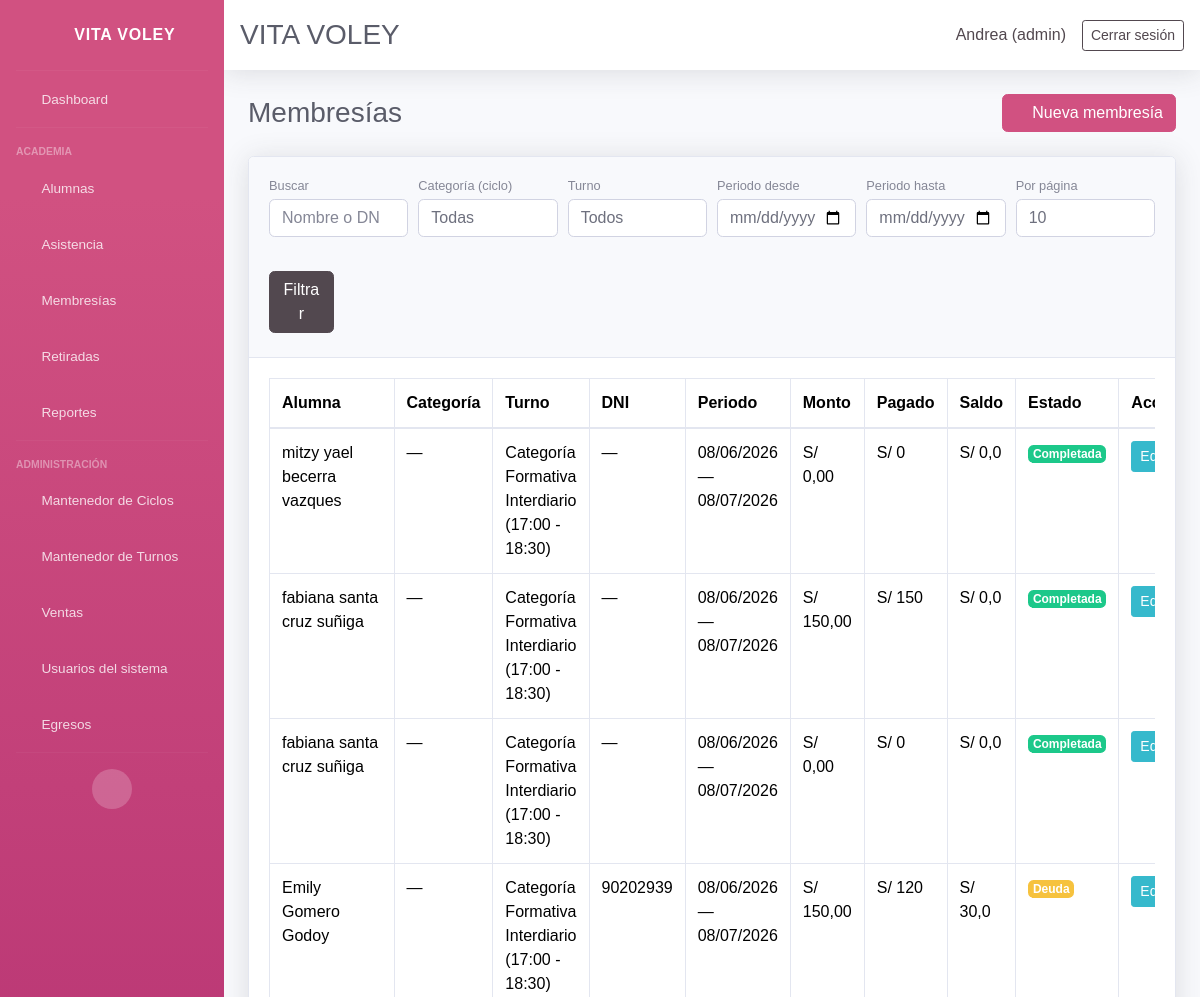
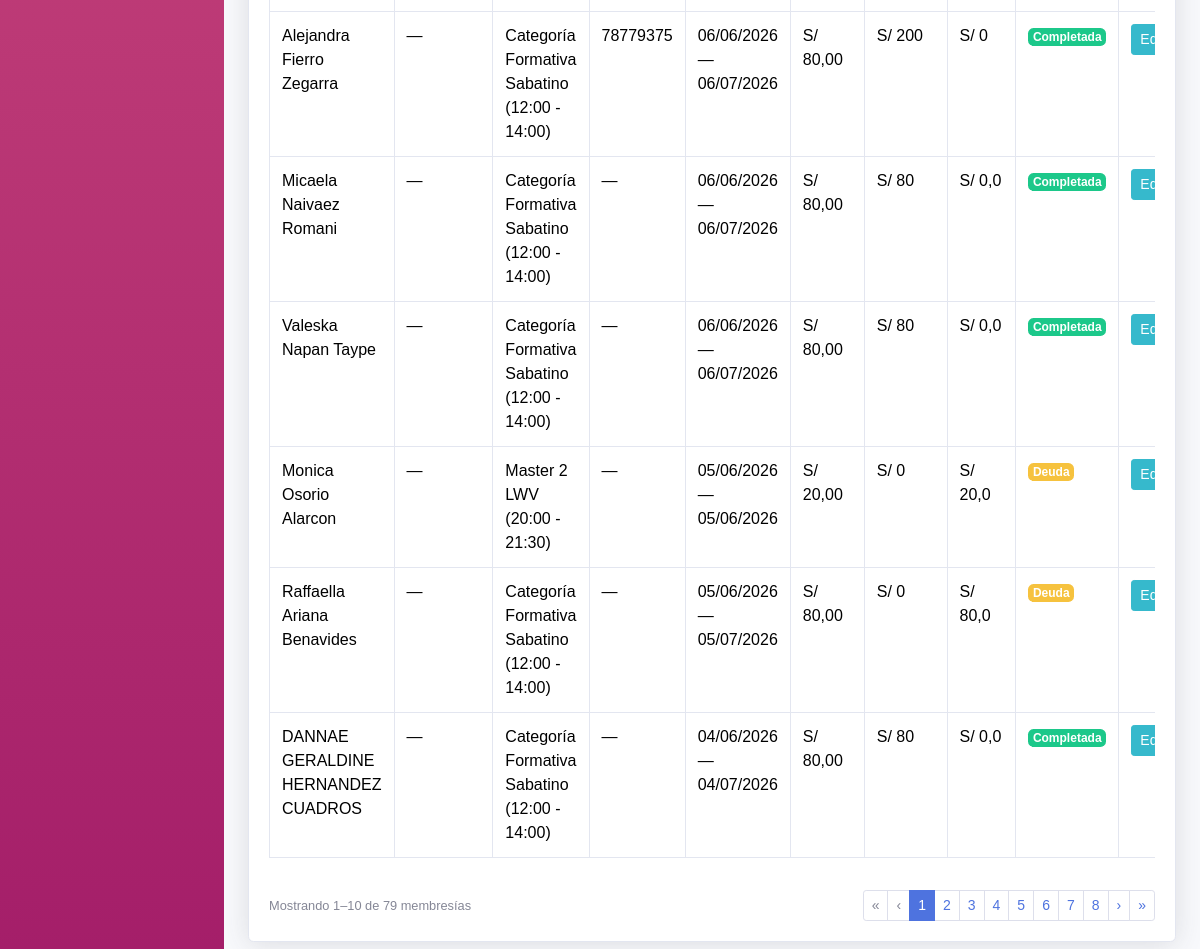
The page /memberships/ (signed in) on the database its author committed (2 pictures, top to bottom).
### core/models.py (models this page shows, shortened)
class UserProfile(models.Model):
    ROLE_CHOICES = [
        ('admin', 'Administrador'),
        ('secretary', 'Secretario'),
    ]
    user = models.OneToOneField(User, on_delete=models.CASCADE, related_name='userprofile')
    role = models.CharField(max_length=20, choices=ROLE_CHOICES, default='secretary')
    created_at = models.DateTimeField(auto_now_add=True)

class Membership(models.Model):
    student = models.ForeignKey(Student, on_delete=models.CASCADE, related_name='memberships')
    start_date = models.DateField()
    end_date = models.DateField()
    amount_due = models.DecimalField(max_digits=10, decimal_places=2, default=0)
    status = models.CharField(max_length=20, choices=MEMBERSHIP_STATUS_CHOICES, default='debt')
    renewed_from = models.ForeignKey(
        'self',
        on_delete=models.SET_NULL,
        blank=True,
        null=True,
        related_name='renewals',
    )
    notes = models.TextField(blank=True, null=True)
    created_at = models.DateTimeField(auto_now_add=True)
    class Meta:
        ordering = ['-start_date', '-created_at']
    @property
    def paid_total(self):
        return self.payments.aggregate(total=models.Sum('amount'))['total'] or 0
    @property
    def balance(self):
        return max(float(self.amount_due) - float(self.paid_total), 0)

class Student(models.Model):
    ENROLLMENT_STATUS_CHOICES = ENROLLMENT_STATUS_CHOICES
    name = models.CharField(max_length=120)
    age = models.PositiveSmallIntegerField(blank=True, null=True)
    dni = models.CharField(max_length=15, blank=True, null=True)
    email = models.EmailField(blank=True, null=True)
    contact = models.CharField(max_length=200, blank=True, null=True, verbose_name='Teléfono del estudiante')
    gender = models.CharField(max_length=10, choices=GENDER_CHOICES, blank=True, null=True, verbose_name='Género')
    cycle = models.ForeignKey(
        Cycle,
        on_delete=models.SET_NULL,
        blank=True,
        null=True,
        related_name='students',
        verbose_name='Ciclo',
    )
    student_condition = models.CharField(
        max_length=20,
        choices=STUDENT_CONDITION_CHOICES,
        default='regular',
        verbose_name='Condición del alumno',
    )
    school = models.CharField(max_length=120, blank=True, null=True, verbose_name='Colegio')
    size = models.CharField(max_length=5, choices=SIZE_CHOICES, blank=True, null=True, verbose_name='Talla')
    referral_source = models.CharField(max_length=200, blank=True, null=True, verbose_name='¿Cómo se enteró de la academia?')
    uniform_delivered = models.BooleanField(default=False, verbose_name='Se entregó uniforme')
    guardian = models.CharField(max_length=120, blank=True, null=True, verbose_name='Nombre del apoderado')
    guardian_dni = models.CharField(max_length=15, blank=True, null=True, verbose_name='DNI del apoderado')
    guardian_birth_date = models.DateField(blank=True, null=True, verbose_name='Fecha de nacimiento del apoderado')
    guardian_gender = models.CharField(
        max_length=10,
        choices=GENDER_CHOICES,
        blank=True,
        null=True,
        verbose_name='Género del apoderado',
    )
    guardian_phone = models.CharField(max_length=200, blank=True, null=True, verbose_name='Teléfono del apoderado')
    address = models.TextField(blank=True, null=True)
    shift = models.ForeignKey(Shift, on_delete=models.PROTECT, blank=True, null=True, related_name='students')
    enrollment_status = models.CharField(max_length=10, choices=ENROLLMENT_STATUS_CHOICES, default='active')
    retired = models.BooleanField(default=False)
    retired_reason = models.TextField(blank=True, null=True)
    retired_at = models.DateField(blank=True, null=True)
    monthly_fee = models.DecimalField(max_digits=10, decimal_places=2, blank=True, null=True)
    enrollment_date = models.DateField(blank=True, null=True)
    membership_start = models.DateField(blank=True, null=True, verbose_name='Inicio de membresía')
    membership_end = models.DateField(blank=True, null=True, verbose_name='Fin de membresía')
    birth_date = models.DateField(blank=True, null=True)
    attendance_days = models.JSONField(default=list, blank=True)
    created_at = models.DateTimeField(auto_now_add=True)
    class Meta:
        ordering = ['name']
    @property
    def active(self):
        return not self.retired and self.enrollment_status == 'active'
    def get_shift_display(self):
        if not self.shift:
            return ''
        return str(self.shift)

class Shift(models.Model):
    name = models.CharField(max_length=120)
    start_time = models.TimeField()
    end_time = models.TimeField()
    active_days = models.JSONField(default=list, blank=True)
    created_at = models.DateTimeField(auto_now_add=True)
    class Meta:
        ordering = ['name']
    @property
    def schedule(self):
        return f"{self.start_time.strftime('%H:%M')} - {self.end_time.strftime('%H:%M')}"
    def __str__(self):
        return f"{self.name} ({self.schedule})"

### core/views_membership.py (the view)
# urls.py: path('memberships/', views_membership.membership_list, name='memberships_list'),
@login_required(login_url='login')
def membership_list(request):
    memberships, filter_ctx = _apply_membership_list_filters(_membership_queryset(), request)
    page_obj, per_page = _paginate(memberships, request)
    return render(request, 'core/memberships/list.html', {
        'page_obj': page_obj,
        'per_page': per_page,
        'page_sizes': PAGE_SIZES,
        'list_query': urlencode(_membership_list_query_params(request)),
        'cycle_choices': active_cycle_choices(),
        'is_secretary': _is_secretary(request.user),
        **filter_ctx,
    })

### core/context_processors.py (called while the page is built)
def user_role_context(request):
    user_role = None
    is_admin = False
    is_secretary = False
    if request.user.is_authenticated:
        if request.user.is_superuser:
            user_role = 'admin'
            is_admin = True
        else:
            profile = getattr(request.user, 'userprofile', None)
            if profile is not None:
                user_role = profile.role
                is_admin = profile.role == 'admin'
                is_secretary = profile.role == 'secretary'
            else:
                user_role = 'secretary'
                is_secretary = True
    return {
        'user_role': user_role,
        'is_admin': is_admin,
        'is_secretary': is_secretary,
    }

### core/models.py (called while the page is built)
def active_cycle_choices():
    return [
        (str(cycle.pk), cycle.name)
        for cycle in Cycle.objects.filter(is_active=True).order_by('name')
    ]

def valid_cycle_id(value):
    if not value or not str(value).isdigit():
        return ''
    if Cycle.objects.filter(pk=int(value)).exists():
        return str(value)
    return ''

### core/views.py (called while the page is built)
def get_user_role(user):
    if not user.is_authenticated:
        return None
    if user.is_superuser:
        return 'admin'
    profile = getattr(user, 'userprofile', None)
    if profile is not None:
        return profile.role
    return 'secretary'

### core/views_membership.py (called while the page is built, shortened)
def _membership_queryset():
    return Membership.objects.select_related('student', 'student__shift').order_by('-start_date', '-created_at')

def _parse_date_param(value):
    if not value:
        return None

def _valid_shift_id(value):
    if not value or not str(value).isdigit():
        return ''
    if Shift.objects.filter(pk=int(value)).exists():
        return str(value)
    return ''

def _shift_choices():
    return [(str(shift.id), str(shift)) for shift in Shift.objects.order_by('name')]

def _per_page(request):
    try:
        size = int(request.GET.get('per_page', 10))
    except (TypeError, ValueError):
        return 10
    return size if size in PAGE_SIZES else 10

def _filter_query_params(request, keys):
    params = {key: request.GET.get(key, '').strip() for key in keys if request.GET.get(key, '').strip()}
    per_page = _per_page(request)
    if per_page != 10 and 'per_page' in keys:
        params['per_page'] = str(per_page)
    return params

def _membership_list_query_params(request, page=None):
    params = _filter_query_params(request, _MEMBERSHIP_FILTER_KEYS)
    if page:
        params['page'] = str(page)
    return params

### core/templates/core/memberships/list.html (shortened to what this page needs)
{% extends 'core/base.html' %}
{% block content %}
<div class="d-sm-flex align-items-center justify-content-between mb-4">
    <h1 class="h3 mb-0 text-gray-800">Membresías</h1>
    <a class="btn btn-primary" href="{% url 'membership_add' %}"><i class="fas fa-plus"></i> Nueva membresía</a>
</div>
<div class="card shadow mb-4">
    <div class="card-header py-3">
        <form method="get" class="form-row align-items-end">
            <div class="form-group col-md-3 col-lg-2 mb-2">
                <label class="small text-muted mb-1">Buscar</label>
                <input type="search" name="q" value="{{ query }}" class="form-control" placeholder="Nombre o DNI">
            </div>
            <div class="form-group col-md-3 col-lg-2 mb-2">
                <label class="small text-muted mb-1">Categoría (ciclo)</label>
                <select name="cycle" class="form-control">
                    <option value="">Todas</option>
                </select>
            </div>
            <div class="form-group col-md-3 col-lg-2 mb-2">
                <label class="small text-muted mb-1">Turno</label>
                <select name="shift" class="form-control">
                    <option value="">Todos</option>
                </select>
            </div>
            <div class="form-group col-md-3 col-lg-2 mb-2">
                <label class="small text-muted mb-1">Periodo desde</label>
                <input type="date" name="date_from" class="form-control" value="{{ date_from }}">
            </div>
            <div class="form-group col-md-3 col-lg-2 mb-2">
                <label class="small text-muted mb-1">Periodo hasta</label>
                <input type="date" name="date_to" class="form-control" value="{{ date_to }}">
            </div>
            <div class="form-group col-md-3 col-lg-2 mb-2">
                <label class="small text-muted mb-1">Por página</label>
                <select name="per_page" class="form-control">
                    {% for size in page_sizes %}
                    <option value="{{ size }}" {% if per_page == size %}selected{% endif %}>{{ size }}</option>
                    {% endfor %}
                </select>
            </div>
            <div class="form-group col-md-3 col-lg-1 mb-2">
                <label class="small text-muted mb-1">&nbsp;</label>
                <button class="btn btn-secondary btn-block" type="submit">Filtrar</button>
            </div>
        </form>
    </div>
    <div class="card-body">
        <div class="table-responsive">
            <table class="table table-bordered">
                <thead>
                    <tr>
                        <th>Alumna</th>
                        <th>Categoría</th>
                        <th>Turno</th>
                        <th>DNI</th>
                        <th>Periodo</th>
                        <th>Monto</th>
                        <th>Pagado</th>
                        <th>Saldo</th>
                        <th>Estado</th>
                        <th>Acciones</th>
                    </tr>
                </thead>
                <tbody>
                    {% for m in page_obj %}
                    <tr>
                        <td>{{ m.student.name }}</td>
                        <td>{{ m.student.get_cycle_display|default:"—" }}</td>
                        <td>{{ m.student.get_shift_display|default:"—" }}</td>
                        <td>{{ m.student.dni|default:"—" }}</td>
                        <td>{{ m.start_date|date:"d/m/Y" }} — {{ m.end_date|date:"d/m/Y" }}</td>
                        <td>S/ {{ m.amount_due }}</td>
                        <td>S/ {{ m.paid_total }}</td>
                        <td>S/ {{ m.balance }}</td>
                        <td>
                            {% if m.status == 'completed' %}
                            <span class="badge badge-success">Completada</span>
                            {% else %}
                            <span class="badge badge-warning">Deuda</span>
                            {% endif %}
                        </td>
                        <td class="text-nowrap">
                            <a class="btn btn-sm btn-info" href="{% url 'membership_edit' m.id %}">Editar</a>
                        </td>
                    </tr>
                    {% empty %}
                    <tr><td colspan="10">No hay membresías registradas.</td></tr>
                    {% endfor %}
                </tbody>
            </table>
        </div>
        {% include 'core/_pagination.html' with item_label='membresía' %}
    </div>
</div>
{% endblock %}

### core/templates/core/header.html (shortened to what this page needs)
<nav class="navbar navbar-expand navbar-light bg-white topbar mb-4 static-top shadow">
    <div class="d-flex align-items-center w-100 justify-content-between">
        <h1 class="h3 mb-0 text-gray-800">VITA VOLEY</h1>
        {% if user.is_authenticated %}
        <div class="d-flex align-items-center">
            <span class="mr-3 text-secondary">{{ request.user.username }} ({{ user_role|default:'Usuario' }})</span>
            <a href="{% url 'logout' %}" class="btn btn-sm btn-outline-secondary">Cerrar sesión</a>
        </div>
        {% endif %}
    </div>
</nav>

### rows shown on the page
UserProfile: role "admin"
Membership: student.name "mitzy yael becerra vazques", student.cycle "—", student.shift "Categoría Formativa Interdiario (17:00 - 18:30)", student.dni "—", start_date "08/06/2026", end_date "08/07/2026", amount_due "0,00", paid_total "0", balance "0,0", status "Completada"
Membership: student.name "fabiana santa cruz suñiga", student.cycle "—", student.shift "Categoría Formativa Interdiario (17:00 - 18:30)", student.dni "—", start_date "08/06/2026", end_date "08/07/2026", amount_due "150,00", paid_total "150", balance "0,0", status "Completada"
Membership: student.name "fabiana santa cruz suñiga", student.cycle "—", student.shift "Categoría Formativa Interdiario (17:00 - 18:30)", student.dni "—", start_date "08/06/2026", end_date "08/07/2026", amount_due "0,00", paid_total "0", balance "0,0", status "Completada"
Membership: student.name "Emily Gomero Godoy", student.cycle "—", student.shift "Categoría Formativa Interdiario (17:00 - 18:30)", student.dni "90202939", start_date "08/06/2026", end_date "08/07/2026", amount_due "150,00", paid_total "120", balance "30,0", status "Deuda"
Membership: student.name "Alejandra Fierro Zegarra", student.cycle "—", student.shift "Categoría Formativa Sabatino (12:00 - 14:00)", student.dni "78779375", start_date "06/06/2026", end_date "06/07/2026", amount_due "80,00", paid_total "200", balance "0", status "Completada"
Membership: student.name "Micaela Naivaez Romani", student.cycle "—", student.shift "Categoría Formativa Sabatino (12:00 - 14:00)", student.dni "—", start_date "06/06/2026", end_date "06/07/2026", amount_due "80,00", paid_total "80", balance "0,0", status "Completada"
Membership: student.name "Valeska Napan Taype", student.cycle "—", student.shift "Categoría Formativa Sabatino (12:00 - 14:00)", student.dni "—", start_date "06/06/2026", end_date "06/07/2026", amount_due "80,00", paid_total "80", balance "0,0", status "Completada"
Membership: student.name "Monica Osorio Alarcon", student.cycle "—", student.shift "Master 2 LWV (20:00 - 21:30)", student.dni "—", start_date "05/06/2026", end_date "05/06/2026", amount_due "20,00", paid_total "0", balance "20,0", status "Deuda"
Membership: student.name "Raffaella Ariana Benavides", student.cycle "—", student.shift "Categoría Formativa Sabatino (12:00 - 14:00)", student.dni "—", start_date "05/06/2026", end_date "05/07/2026", amount_due "80,00", paid_total "0", balance "80,0", status "Deuda"
Membership: student.name "DANNAE GERALDINE HERNANDEZ CUADROS", student.cycle "—", student.shift "Categoría Formativa Sabatino (12:00 - 14:00)", student.dni "—", start_date "04/06/2026", end_date "04/07/2026", amount_due "80,00", paid_total "80", balance "0,0", status "Completada"

### other values the page prints
{{ request.user.username }} "Andrea"
{{ page_obj.start_index }} "1"
{{ page_obj.end_index }} "10"
{{ page_obj.paginator.count }} "79"
{{ item_label }} "membresía"
{{ num }} "1"
{{ num }} "2" "3" "4" "5" "6" "7" "8"
form field per_page "10"
